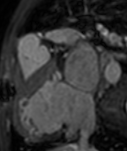
#> input picture projet_images_biomedicales/Images Cardiaques-20201208/ShortAxisSlices/Patient0/Itraining_104.bmp, 127 x 151 px
$ python -i snake_segmentation.py   (imports and definitions only)
#> lines starting #> are read from the running program, lines starting #| are printed output that depends on the picture; after the words box and inside, x2 and y2 are one past the last pixel; in counts of white or black regions, pixels touching at a corner belong together
#> further down, picture is the input picture: shape (151, 127, 3); min 0, max 166, mean 53.5
# -*- coding: utf-8 -*-
"""
Created on Mon Jan  4 20:47:15 2021

@author: beker
"""

import numpy as np
import matplotlib.pyplot as plt
from skimage import measure
import cv2
import scipy.ndimage as ndimage


def snake_segmentation(image):

    #On récupère une valeur de seuil restante pour l'image
    #(On a estimé que le seuillage approprié pour l'ensemble des images environnait la valeur 100)
    threshold_left = 97 - np.mean(image)
#> threshold_left = 43.54

    #On crée une figure et un ensemble de subplots
    fig, ax = plt.subplots()

    #On retourne un tableau d'une certaine forme rempli par la valeur '1'
    kernel = np.ones((2,2),np.uint8)

    #On applique ici plusieurs filtres sur l'image. Un filtre Gaussien et Une érosion et deux 'Closing' sont effectué.
    #closing = cv2.morphologyEx(image, cv2.MORPH_CLOSE, kernel,iterations = 1)
    image = cv2.GaussianBlur(image, (5, 5), 8)
    erosion = cv2.erode(image,kernel,iterations = 2)
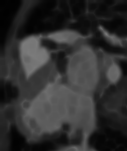
#> erosion: shape (151, 127, 3); min 1, max 123, mean 47.9
    image = cv2.morphologyEx(erosion, cv2.MORPH_OPEN, kernel,iterations = 5)
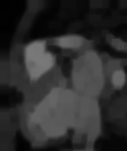
#> image: shape (151, 127, 3); min 1, max 120, mean 45.6

    #Une moyenne de seuillage aux alentour de 100 a été déduit
    image = image > np.mean(image) + threshold_left
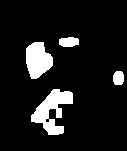
#> image: shape (151, 127, 3) bool; 10.3% white; 4 white regions, box (x1, y1, x2, y2) and area: (31, 89, 73, 135) 948, (26, 42, 53, 79) 725, (59, 37, 79, 47) 167, (113, 71, 124, 85) 135

    # Trouve les contours à une valeur de 0.8, puis trie les contours de sorte à trouver les plus long
#> (the run stopped early here; a loop or call above may not have finished)

$ run again, on projet_images_biomedicales/Images Cardiaques-20201208/ShortAxisSlices/Patient0/Itraining_113.bmp
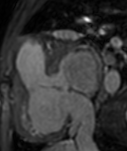
#> input picture projet_images_biomedicales/Images Cardiaques-20201208/ShortAxisSlices/Patient0/Itraining_113.bmp, 127 x 151 px
#> picture is the input picture: shape (151, 127, 3); min 0, max 247, mean 55.2
#> threshold_left = 41.8
#> in snake_segmentation, `erosion = cv2.erode(image,kernel,iterations = 2)`:
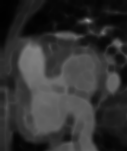
#> erosion: shape (151, 127, 3); min 1, max 146, mean 50
#> in snake_segmentation, `image = image > np.mean(image) + threshold_left`:
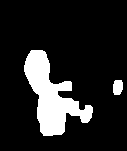
#> image: shape (151, 127, 3) bool; 14.4% white; 2 white regions, box (x1, y1, x2, y2) and area: (24, 50, 93, 136) 2620, (113, 80, 123, 95) 132

$ run again, on projet_images_biomedicales/Images Cardiaques-20201208/ShortAxisSlices/Patient0/Itraining_12.bmp
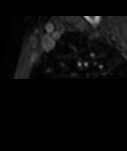
#> input picture projet_images_biomedicales/Images Cardiaques-20201208/ShortAxisSlices/Patient0/Itraining_12.bmp, 127 x 151 px
#> picture is the input picture: shape (151, 127, 3); min 0, max 176, mean 9.2
#> threshold_left = 87.78
#> in snake_segmentation, `erosion = cv2.erode(image,kernel,iterations = 2)`:
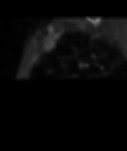
#> erosion: shape (151, 127, 3); min 0, max 125, mean 7.4
#> in snake_segmentation, `image = cv2.morphologyEx(erosion, cv2.MORPH_OPEN, kernel,iterations = 5)`:
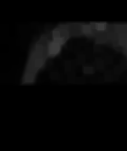
#> image: shape (151, 127, 3); min 0, max 59, mean 6.3
